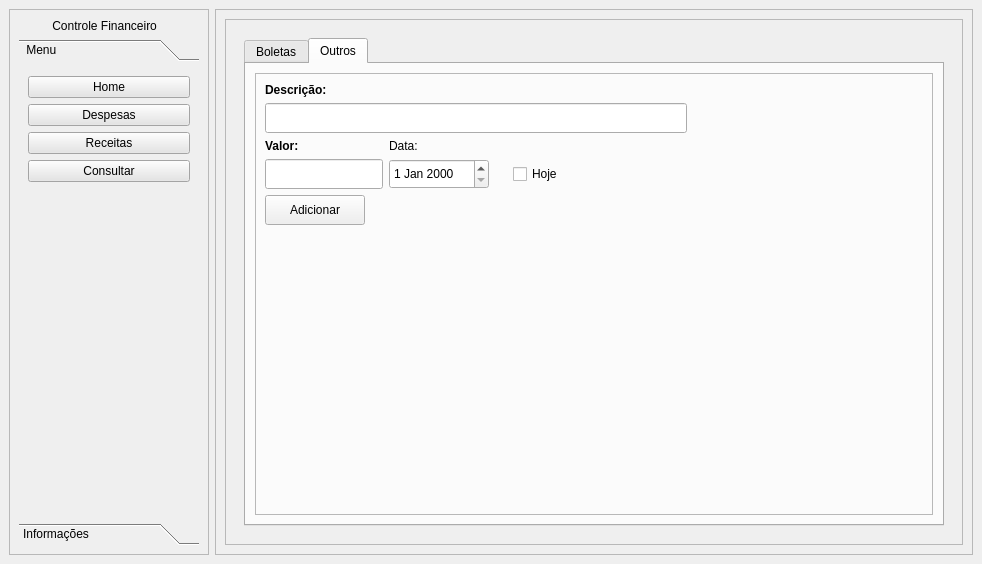
<?xml version="1.0" encoding="UTF-8"?>
<ui version="4.0">
 <class>MainWindow</class>
 <widget class="QMainWindow" name="MainWindow">
  <property name="geometry">
   <rect>
    <x>0</x>
    <y>0</y>
    <width>982</width>
    <height>564</height>
   </rect>
  </property>
  <property name="sizePolicy">
   <sizepolicy hsizetype="Preferred" vsizetype="Preferred">
    <horstretch>0</horstretch>
    <verstretch>0</verstretch>
   </sizepolicy>
  </property>
  <property name="windowTitle">
   <string>MainWindow</string>
  </property>
  <property name="styleSheet">
   <string notr="true"/>
  </property>
  <widget class="QWidget" name="centralwidget">
   <layout class="QHBoxLayout" name="horizontalLayout">
    <item>
     <widget class="QFrame" name="Left_container">
      <property name="maximumSize">
       <size>
        <width>200</width>
        <height>16777215</height>
       </size>
      </property>
      <property name="styleSheet">
       <string notr="true">Qlabel{
	color: rgb(255,255,255);
}</string>
      </property>
      <property name="frameShape">
       <enum>QFrame::StyledPanel</enum>
      </property>
      <property name="frameShadow">
       <enum>QFrame::Raised</enum>
      </property>
      <layout class="QVBoxLayout" name="verticalLayout_2">
       <item>
        <widget class="QLabel" name="label">
         <property name="styleSheet">
          <string notr="true">selection-color: rgb(255, 255, 255);
selection-background-color: rgb(255, 255, 255);</string>
         </property>
         <property name="text">
          <string>          Controle Financeiro</string>
         </property>
        </widget>
       </item>
       <item>
        <widget class="QToolBox" name="Toolbox">
         <property name="maximumSize">
          <size>
           <width>200</width>
           <height>16777215</height>
          </size>
         </property>
         <property name="font">
          <font>
           <bold>false</bold>
           <kerning>false</kerning>
          </font>
         </property>
         <property name="whatsThis">
          <string>&lt;html&gt;&lt;head/&gt;&lt;body&gt;&lt;p&gt;&lt;br/&gt;&lt;/p&gt;&lt;/body&gt;&lt;/html&gt;</string>
         </property>
         <property name="styleSheet">
          <string notr="true"/>
         </property>
         <property name="lineWidth">
          <number>0</number>
         </property>
         <property name="currentIndex">
          <number>0</number>
         </property>
         <widget class="QWidget" name="menu">
          <property name="geometry">
           <rect>
            <x>0</x>
            <y>0</y>
            <width>180</width>
            <height>444</height>
           </rect>
          </property>
          <property name="styleSheet">
           <string notr="true"/>
          </property>
          <attribute name="label">
           <string> Menu</string>
          </attribute>
          <layout class="QVBoxLayout" name="verticalLayout_3">
           <item>
            <widget class="QPushButton" name="btn_home">
             <property name="styleSheet">
              <string notr="true">
background-color: rgb(229, 229, 229);</string>
             </property>
             <property name="text">
              <string>Home</string>
             </property>
            </widget>
           </item>
           <item>
            <widget class="QPushButton" name="btn_despesas">
             <property name="styleSheet">
              <string notr="true">background-color: rgb(229, 229, 229);</string>
             </property>
             <property name="text">
              <string>Despesas</string>
             </property>
            </widget>
           </item>
           <item>
            <widget class="QPushButton" name="btn_receitas">
             <property name="styleSheet">
              <string notr="true">background-color: rgb(229, 229, 229);</string>
             </property>
             <property name="text">
              <string>Receitas</string>
             </property>
            </widget>
           </item>
           <item>
            <widget class="QPushButton" name="btn_consultar">
             <property name="styleSheet">
              <string notr="true">background-color: rgb(229, 229, 229);</string>
             </property>
             <property name="text">
              <string>Consultar</string>
             </property>
            </widget>
           </item>
           <item>
            <spacer name="verticalSpacer">
             <property name="orientation">
              <enum>Qt::Vertical</enum>
             </property>
             <property name="sizeHint" stdset="0">
              <size>
               <width>20</width>
               <height>40</height>
              </size>
             </property>
            </spacer>
           </item>
          </layout>
         </widget>
         <widget class="QWidget" name="info">
          <property name="geometry">
           <rect>
            <x>0</x>
            <y>0</y>
            <width>100</width>
            <height>30</height>
           </rect>
          </property>
          <attribute name="label">
           <string>Informações</string>
          </attribute>
          <widget class="QLabel" name="informacoes">
           <property name="geometry">
            <rect>
             <x>10</x>
             <y>30</y>
             <width>161</width>
             <height>361</height>
            </rect>
           </property>
           <property name="text">
            <string>&lt;html&gt;&lt;head/&gt;&lt;body&gt;&lt;p align=&quot;center&quot;&gt;&lt;span style=&quot; font-weight:700;&quot;&gt;Controle de Contas&lt;/span&gt;&lt;/p&gt;&lt;p align=&quot;center&quot;&gt;&lt;span style=&quot; font-weight:700;&quot;&gt;André Vergilio Valbusa&lt;/span&gt;&lt;/p&gt;&lt;p align=&quot;center&quot;&gt;&lt;span style=&quot; font-weight:700;&quot;&gt;@andrevalbusa&lt;/span&gt;&lt;/p&gt;&lt;p align=&quot;center&quot;&gt;Descrição: &lt;/p&gt;&lt;p align=&quot;center&quot;&gt;Software de controle de&lt;/p&gt;&lt;p align=&quot;center&quot;&gt;contas com interpretador de&lt;/p&gt;&lt;p align=&quot;center&quot;&gt;codigo de barras e &lt;/p&gt;&lt;p align=&quot;center&quot;&gt;dashboard para &lt;/p&gt;&lt;p align=&quot;center&quot;&gt;acompanhamento financeiro.&lt;/p&gt;&lt;/body&gt;&lt;/html&gt;</string>
           </property>
          </widget>
         </widget>
        </widget>
       </item>
      </layout>
     </widget>
    </item>
    <item>
     <widget class="QFrame" name="frame_2">
      <property name="frameShape">
       <enum>QFrame::StyledPanel</enum>
      </property>
      <property name="frameShadow">
       <enum>QFrame::Raised</enum>
      </property>
      <layout class="QVBoxLayout" name="verticalLayout">
       <item>
        <widget class="QFrame" name="frame">
         <property name="frameShape">
          <enum>QFrame::StyledPanel</enum>
         </property>
         <property name="frameShadow">
          <enum>QFrame::Raised</enum>
         </property>
         <layout class="QHBoxLayout" name="horizontalLayout_2">
          <item>
           <widget class="QStackedWidget" name="Pages">
            <property name="currentIndex">
             <number>0</number>
            </property>
            <widget class="QWidget" name="pag_despesas">
             <layout class="QHBoxLayout" name="horizontalLayout_3">
              <item>
               <widget class="QTabWidget" name="tabWidget">
                <property name="currentIndex">
                 <number>1</number>
                </property>
                <widget class="QWidget" name="tab_boletas">
                 <attribute name="title">
                  <string>Boletas</string>
                 </attribute>
                 <layout class="QGridLayout" name="gridLayout">
                  <item row="6" column="0" colspan="3">
                   <widget class="QLineEdit" name="fornecedor">
                    <property name="minimumSize">
                     <size>
                      <width>0</width>
                      <height>30</height>
                     </size>
                    </property>
                   </widget>
                  </item>
                  <item row="0" column="0">
                   <widget class="QLabel" name="label_6">
                    <property name="text">
                     <string>&lt;html&gt;&lt;head/&gt;&lt;body&gt;&lt;p&gt;&lt;span style=&quot; font-weight:700;&quot;&gt;Codigo de Barras:&lt;/span&gt;&lt;/p&gt;&lt;/body&gt;&lt;/html&gt;</string>
                    </property>
                   </widget>
                  </item>
                  <item row="5" column="0">
                   <widget class="QLabel" name="label_7">
                    <property name="text">
                     <string>&lt;html&gt;&lt;head/&gt;&lt;body&gt;&lt;p&gt;&lt;span style=&quot; font-weight:700;&quot;&gt;Descrição:&lt;/span&gt;&lt;/p&gt;&lt;/body&gt;&lt;/html&gt;</string>
                    </property>
                   </widget>
                  </item>
                  <item row="1" column="4">
                   <spacer name="horizontalSpacer_4">
                    <property name="orientation">
                     <enum>Qt::Horizontal</enum>
                    </property>
                    <property name="sizeHint" stdset="0">
                     <size>
                      <width>40</width>
                      <height>20</height>
                     </size>
                    </property>
                   </spacer>
                  </item>
                  <item row="1" column="3">
                   <widget class="QPushButton" name="btn_extrair">
                    <property name="minimumSize">
                     <size>
                      <width>0</width>
                      <height>30</height>
                     </size>
                    </property>
                    <property name="maximumSize">
                     <size>
                      <width>100</width>
                      <height>16777215</height>
                     </size>
                    </property>
                    <property name="text">
                     <string>Extrair</string>
                    </property>
                   </widget>
                  </item>
                  <item row="6" column="3">
                   <widget class="QDateEdit" name="vencimento_boleta">
                    <property name="minimumSize">
                     <size>
                      <width>0</width>
                      <height>30</height>
                     </size>
                    </property>
                    <property name="maximumSize">
                     <size>
                      <width>120</width>
                      <height>16777215</height>
                     </size>
                    </property>
                    <property name="cursor">
                     <cursorShape>ArrowCursor</cursorShape>
                    </property>
                   </widget>
                  </item>
                  <item row="8" column="3">
                   <spacer name="horizontalSpacer_3">
                    <property name="orientation">
                     <enum>Qt::Horizontal</enum>
                    </property>
                    <property name="sizeHint" stdset="0">
                     <size>
                      <width>40</width>
                      <height>20</height>
                     </size>
                    </property>
                   </spacer>
                  </item>
                  <item row="2" column="0" rowspan="2" colspan="4">
                   <widget class="QWidget" name="widget_3" native="true">
                    <property name="sizePolicy">
                     <sizepolicy hsizetype="Maximum" vsizetype="Preferred">
                      <horstretch>0</horstretch>
                      <verstretch>0</verstretch>
                     </sizepolicy>
                    </property>
                    <property name="minimumSize">
                     <size>
                      <width>30</width>
                      <height>60</height>
                     </size>
                    </property>
                    <property name="maximumSize">
                     <size>
                      <width>12551</width>
                      <height>60</height>
                     </size>
                    </property>
                   </widget>
                  </item>
                  <item row="1" column="0" colspan="3">
                   <widget class="QLineEdit" name="cod_boleta">
                    <property name="minimumSize">
                     <size>
                      <width>0</width>
                      <height>30</height>
                     </size>
                    </property>
                   </widget>
                  </item>
                  <item row="9" column="1">
                   <spacer name="verticalSpacer_2">
                    <property name="orientation">
                     <enum>Qt::Vertical</enum>
                    </property>
                    <property name="sizeHint" stdset="0">
                     <size>
                      <width>20</width>
                      <height>40</height>
                     </size>
                    </property>
                   </spacer>
                  </item>
                  <item row="4" column="0">
                   <spacer name="verticalSpacer_3">
                    <property name="orientation">
                     <enum>Qt::Vertical</enum>
                    </property>
                    <property name="sizeHint" stdset="0">
                     <size>
                      <width>20</width>
                      <height>40</height>
                     </size>
                    </property>
                   </spacer>
                  </item>
                  <item row="5" column="3">
                   <widget class="QLabel" name="label_8">
                    <property name="text">
                     <string>&lt;html&gt;&lt;head/&gt;&lt;body&gt;&lt;p&gt;&lt;span style=&quot; font-weight:700;&quot;&gt;Vencimento: &lt;/span&gt;&lt;/p&gt;&lt;/body&gt;&lt;/html&gt;</string>
                    </property>
                   </widget>
                  </item>
                  <item row="8" column="2">
                   <widget class="QPushButton" name="btn_adicionar">
                    <property name="minimumSize">
                     <size>
                      <width>100</width>
                      <height>30</height>
                     </size>
                    </property>
                    <property name="text">
                     <string>Adicionar</string>
                    </property>
                   </widget>
                  </item>
                  <item row="8" column="0">
                   <widget class="QLineEdit" name="valor_boleta">
                    <property name="minimumSize">
                     <size>
                      <width>0</width>
                      <height>30</height>
                     </size>
                    </property>
                   </widget>
                  </item>
                  <item row="7" column="0">
                   <widget class="QLabel" name="label_9">
                    <property name="text">
                     <string>&lt;html&gt;&lt;head/&gt;&lt;body&gt;&lt;p&gt;&lt;span style=&quot; font-weight:700;&quot;&gt;Valor:&lt;/span&gt;&lt;/p&gt;&lt;/body&gt;&lt;/html&gt;</string>
                    </property>
                   </widget>
                  </item>
                 </layout>
                </widget>
                <widget class="QWidget" name="tab_outros">
                 <attribute name="title">
                  <string>Outros</string>
                 </attribute>
                 <layout class="QHBoxLayout" name="horizontalLayout_5">
                  <item>
                   <widget class="QFrame" name="frame_3">
                    <property name="frameShape">
                     <enum>QFrame::StyledPanel</enum>
                    </property>
                    <property name="frameShadow">
                     <enum>QFrame::Raised</enum>
                    </property>
                    <layout class="QGridLayout" name="gridLayout_3">
                     <item row="0" column="0">
                      <widget class="QLabel" name="label_4">
                       <property name="text">
                        <string>&lt;html&gt;&lt;head/&gt;&lt;body&gt;&lt;p&gt;&lt;span style=&quot; font-weight:700;&quot;&gt;Descrição:&lt;/span&gt;&lt;/p&gt;&lt;/body&gt;&lt;/html&gt;</string>
                       </property>
                      </widget>
                     </item>
                     <item row="7" column="0">
                      <widget class="QPushButton" name="btn_adicionar_outros">
                       <property name="minimumSize">
                        <size>
                         <width>100</width>
                         <height>30</height>
                        </size>
                       </property>
                       <property name="maximumSize">
                        <size>
                         <width>80</width>
                         <height>125</height>
                        </size>
                       </property>
                       <property name="text">
                        <string>Adicionar</string>
                       </property>
                      </widget>
                     </item>
                     <item row="2" column="1">
                      <widget class="QLabel" name="label_5">
                       <property name="text">
                        <string>&lt;html&gt;&lt;head/&gt;&lt;body&gt;&lt;p&gt;&lt;span style=&quot; font-weight:700;&quot;&gt;Data:&lt;/span&gt;&lt;/p&gt;&lt;/body&gt;&lt;/html&gt;</string>
                       </property>
                      </widget>
                     </item>
                     <item row="8" column="0">
                      <spacer name="verticalSpacer_5">
                       <property name="orientation">
                        <enum>Qt::Vertical</enum>
                       </property>
                       <property name="sizeHint" stdset="0">
                        <size>
                         <width>20</width>
                         <height>40</height>
                        </size>
                       </property>
                      </spacer>
                     </item>
                     <item row="2" column="0">
                      <widget class="QLabel" name="label_3">
                       <property name="text">
                        <string>&lt;html&gt;&lt;head/&gt;&lt;body&gt;&lt;p&gt;&lt;span style=&quot; font-weight:700;&quot;&gt;Valor:&lt;/span&gt;&lt;/p&gt;&lt;/body&gt;&lt;/html&gt;</string>
                       </property>
                      </widget>
                     </item>
                     <item row="7" column="1">
                      <spacer name="horizontalSpacer">
                       <property name="orientation">
                        <enum>Qt::Horizontal</enum>
                       </property>
                       <property name="sizeHint" stdset="0">
                        <size>
                         <width>40</width>
                         <height>20</height>
                        </size>
                       </property>
                      </spacer>
                     </item>
                     <item row="3" column="5">
                      <spacer name="horizontalSpacer_2">
                       <property name="orientation">
                        <enum>Qt::Horizontal</enum>
                       </property>
                       <property name="sizeHint" stdset="0">
                        <size>
                         <width>40</width>
                         <height>20</height>
                        </size>
                       </property>
                      </spacer>
                     </item>
                     <item row="3" column="0">
                      <widget class="QLineEdit" name="valor_outros">
                       <property name="minimumSize">
                        <size>
                         <width>0</width>
                         <height>30</height>
                        </size>
                       </property>
                       <property name="maximumSize">
                        <size>
                         <width>125</width>
                         <height>16777215</height>
                        </size>
                       </property>
                       <property name="text">
                        <string/>
                       </property>
                      </widget>
                     </item>
                     <item row="3" column="4">
                      <spacer name="horizontalSpacer_5">
                       <property name="orientation">
                        <enum>Qt::Horizontal</enum>
                       </property>
                       <property name="sizeHint" stdset="0">
                        <size>
                         <width>40</width>
                         <height>20</height>
                        </size>
                       </property>
                      </spacer>
                     </item>
                     <item row="3" column="1">
                      <widget class="QDateEdit" name="data_outros">
                       <property name="minimumSize">
                        <size>
                         <width>0</width>
                         <height>30</height>
                        </size>
                       </property>
                       <property name="maximumSize">
                        <size>
                         <width>100</width>
                         <height>16777215</height>
                        </size>
                       </property>
                      </widget>
                     </item>
                     <item row="3" column="3">
                      <spacer name="horizontalSpacer_6">
                       <property name="orientation">
                        <enum>Qt::Horizontal</enum>
                       </property>
                       <property name="sizeHint" stdset="0">
                        <size>
                         <width>40</width>
                         <height>20</height>
                        </size>
                       </property>
                      </spacer>
                     </item>
                     <item row="1" column="0" colspan="4">
                      <widget class="QLineEdit" name="descricao_outros">
                       <property name="minimumSize">
                        <size>
                         <width>0</width>
                         <height>30</height>
                        </size>
                       </property>
                      </widget>
                     </item>
                     <item row="3" column="2">
                      <widget class="QCheckBox" name="checkBox">
                       <property name="text">
                        <string>Hoje</string>
                       </property>
                      </widget>
                     </item>
                    </layout>
                   </widget>
                  </item>
                 </layout>
                </widget>
               </widget>
              </item>
             </layout>
            </widget>
            <widget class="QWidget" name="pag_receitas">
             <layout class="QVBoxLayout" name="verticalLayout_4">
              <item>
               <layout class="QGridLayout" name="gridLayout_2">
                <item row="0" column="0">
                 <widget class="QLabel" name="label_10">
                  <property name="text">
                   <string>&lt;html&gt;&lt;head/&gt;&lt;body&gt;&lt;p&gt;&lt;span style=&quot; font-weight:700;&quot;&gt;Origem:&lt;/span&gt;&lt;/p&gt;&lt;/body&gt;&lt;/html&gt;</string>
                  </property>
                 </widget>
                </item>
                <item row="1" column="0">
                 <widget class="QComboBox" name="origem_receita">
                  <property name="minimumSize">
                   <size>
                    <width>250</width>
                    <height>30</height>
                   </size>
                  </property>
                  <item>
                   <property name="text">
                    <string>Vendas</string>
                   </property>
                  </item>
                  <item>
                   <property name="text">
                    <string>Farmacia popular</string>
                   </property>
                  </item>
                  <item>
                   <property name="text">
                    <string>Cartão</string>
                   </property>
                  </item>
                  <item>
                   <property name="text">
                    <string>Prefeitura</string>
                   </property>
                  </item>
                 </widget>
                </item>
                <item row="1" column="1">
                 <widget class="QLineEdit" name="valor_receita">
                  <property name="minimumSize">
                   <size>
                    <width>0</width>
                    <height>30</height>
                   </size>
                  </property>
                 </widget>
                </item>
                <item row="0" column="2">
                 <widget class="QLabel" name="label_12">
                  <property name="text">
                   <string>&lt;html&gt;&lt;head/&gt;&lt;body&gt;&lt;p&gt;&lt;span style=&quot; font-weight:700;&quot;&gt;Data:&lt;/span&gt;&lt;/p&gt;&lt;/body&gt;&lt;/html&gt;</string>
                  </property>
                 </widget>
                </item>
                <item row="0" column="1">
                 <widget class="QLabel" name="label_11">
                  <property name="text">
                   <string>&lt;html&gt;&lt;head/&gt;&lt;body&gt;&lt;p&gt;&lt;span style=&quot; font-weight:700;&quot;&gt;Valor:&lt;/span&gt;&lt;/p&gt;&lt;/body&gt;&lt;/html&gt;</string>
                  </property>
                 </widget>
                </item>
                <item row="1" column="2">
                 <widget class="QDateEdit" name="data_receita">
                  <property name="minimumSize">
                   <size>
                    <width>100</width>
                    <height>30</height>
                   </size>
                  </property>
                  <property name="maximumSize">
                   <size>
                    <width>120</width>
                    <height>16777215</height>
                   </size>
                  </property>
                 </widget>
                </item>
                <item row="1" column="3">
                 <widget class="QCheckBox" name="checkBox_2">
                  <property name="text">
                   <string>Hoje</string>
                  </property>
                 </widget>
                </item>
               </layout>
              </item>
              <item>
               <widget class="QLabel" name="label_13">
                <property name="text">
                 <string>&lt;html&gt;&lt;head/&gt;&lt;body&gt;&lt;p&gt;&lt;span style=&quot; font-weight:700;&quot;&gt;Descrição:&lt;/span&gt;&lt;/p&gt;&lt;/body&gt;&lt;/html&gt;</string>
                </property>
               </widget>
              </item>
              <item>
               <widget class="QTextEdit" name="descricao_receita">
                <property name="maximumSize">
                 <size>
                  <width>16777215</width>
                  <height>120</height>
                 </size>
                </property>
               </widget>
              </item>
              <item alignment="Qt::AlignHCenter|Qt::AlignVCenter">
               <widget class="QPushButton" name="salvar_receita">
                <property name="minimumSize">
                 <size>
                  <width>100</width>
                  <height>30</height>
                 </size>
                </property>
                <property name="text">
                 <string>Salvar</string>
                </property>
               </widget>
              </item>
              <item>
               <spacer name="verticalSpacer_4">
                <property name="orientation">
                 <enum>Qt::Vertical</enum>
                </property>
                <property name="sizeHint" stdset="0">
                 <size>
                  <width>20</width>
                  <height>40</height>
                 </size>
                </property>
               </spacer>
              </item>
             </layout>
            </widget>
            <widget class="QWidget" name="pag_consultar">
             <layout class="QHBoxLayout" name="horizontalLayout_4">
              <item>
               <widget class="QWidget" name="widget" native="true">
                <property name="maximumSize">
                 <size>
                  <width>300</width>
                  <height>16777215</height>
                 </size>
                </property>
                <widget class="QCalendarWidget" name="calendario_consulta">
                 <property name="geometry">
                  <rect>
                   <x>20</x>
                   <y>10</y>
                   <width>256</width>
                   <height>190</height>
                  </rect>
                 </property>
                </widget>
                <widget class="QPushButton" name="btn_buscar">
                 <property name="geometry">
                  <rect>
                   <x>110</x>
                   <y>250</y>
                   <width>75</width>
                   <height>24</height>
                  </rect>
                 </property>
                 <property name="text">
                  <string>Buscar</string>
                 </property>
                </widget>
                <widget class="QComboBox" name="descricao_consulta">
                 <property name="geometry">
                  <rect>
                   <x>20</x>
                   <y>210</y>
                   <width>261</width>
                   <height>22</height>
                  </rect>
                 </property>
                 <item>
                  <property name="text">
                   <string>Panpharma</string>
                  </property>
                 </item>
                 <item>
                  <property name="text">
                   <string>Profarma</string>
                  </property>
                 </item>
                 <item>
                  <property name="text">
                   <string>Oriente</string>
                  </property>
                 </item>
                 <item>
                  <property name="text">
                   <string>Medtem</string>
                  </property>
                 </item>
                 <item>
                  <property name="text">
                   <string>Emis Minas</string>
                  </property>
                 </item>
                 <item>
                  <property name="text">
                   <string>F&amp;F</string>
                  </property>
                 </item>
                </widget>
               </widget>
              </item>
              <item>
               <widget class="QWidget" name="widget_2" native="true">
                <widget class="QTableWidget" name="tabela_consulta">
                 <property name="geometry">
                  <rect>
                   <x>5</x>
                   <y>11</y>
                   <width>461</width>
                   <height>421</height>
                  </rect>
                 </property>
                 <column>
                  <property name="text">
                   <string>Descrição</string>
                  </property>
                 </column>
                 <column>
                  <property name="text">
                   <string>Data</string>
                  </property>
                 </column>
                 <column>
                  <property name="text">
                   <string>Valor</string>
                  </property>
                 </column>
                 <column>
                  <property name="text">
                   <string>Cod Barras</string>
                  </property>
                 </column>
                </widget>
               </widget>
              </item>
             </layout>
            </widget>
            <widget class="QWidget" name="pag_home">
             <layout class="QVBoxLayout" name="verticalLayout_5">
              <item>
               <widget class="QWidget" name="Dash" native="true"/>
              </item>
             </layout>
            </widget>
           </widget>
          </item>
         </layout>
        </widget>
       </item>
      </layout>
     </widget>
    </item>
   </layout>
  </widget>
 </widget>
 <resources/>
 <connections/>
</ui>
